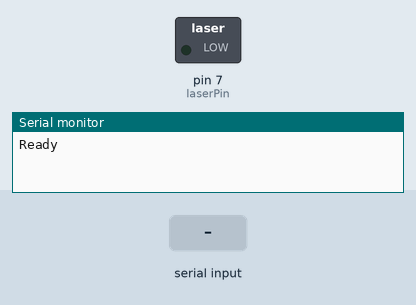
This sketch was run on a simulated Arduino Uno, built with avr-gcc and run on an emulated ATmega328P. Parts: switched loads named in the sketch (green lamp = pin HIGH), the last lines printed to the serial monitor. The inputs (shaded band) are chosen by the test bench.

Above: at 1.7 s.
1.8 s: "a" received over Serial
At 2.3 s:
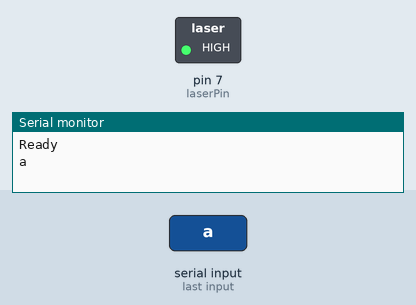
3.4 s: "s" received over Serial
At 4.7 s:
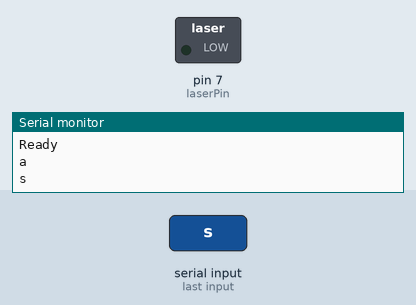
Timing chart, 0 to 6.4 s (numbered marks = the images above; inputs shaded):
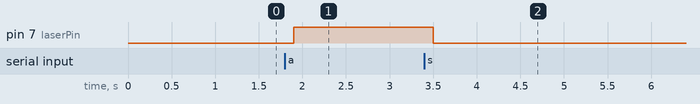

The sketch:

modular-robot.ino
```cpp
#define laserPin 7 // laser pin or laser relay - 5v pin may be needed for current


void setup() {
	delay(500); // give code time to finish uploading
	Serial.begin(9600); // connect at 9600 baud
	Serial.println("Ready");
	pinMode(laserPin, OUTPUT);
}
void loop() {
	char inByte = ' ';
	if(Serial.available()) { // only send data back if data has been sent
		char inByte = Serial.read(); // read the incoming data
		Serial.println(inByte); // send the data back in a new line so that it is not all one long line
		if(inByte=='a') {
			digitalWrite(7, HIGH);
		} else if(inByte=='s') {
			digitalWrite(7, LOW);
		}
	}
	delay(100); // delay for 1/10 of a second
}
```

Measured:
- after the input at 1.8 s, pin 7 (laserPin): LOW → HIGH after 0.10 s
- after the input at 3.4 s, pin 7 (laserPin): HIGH → LOW after 0.10 s
